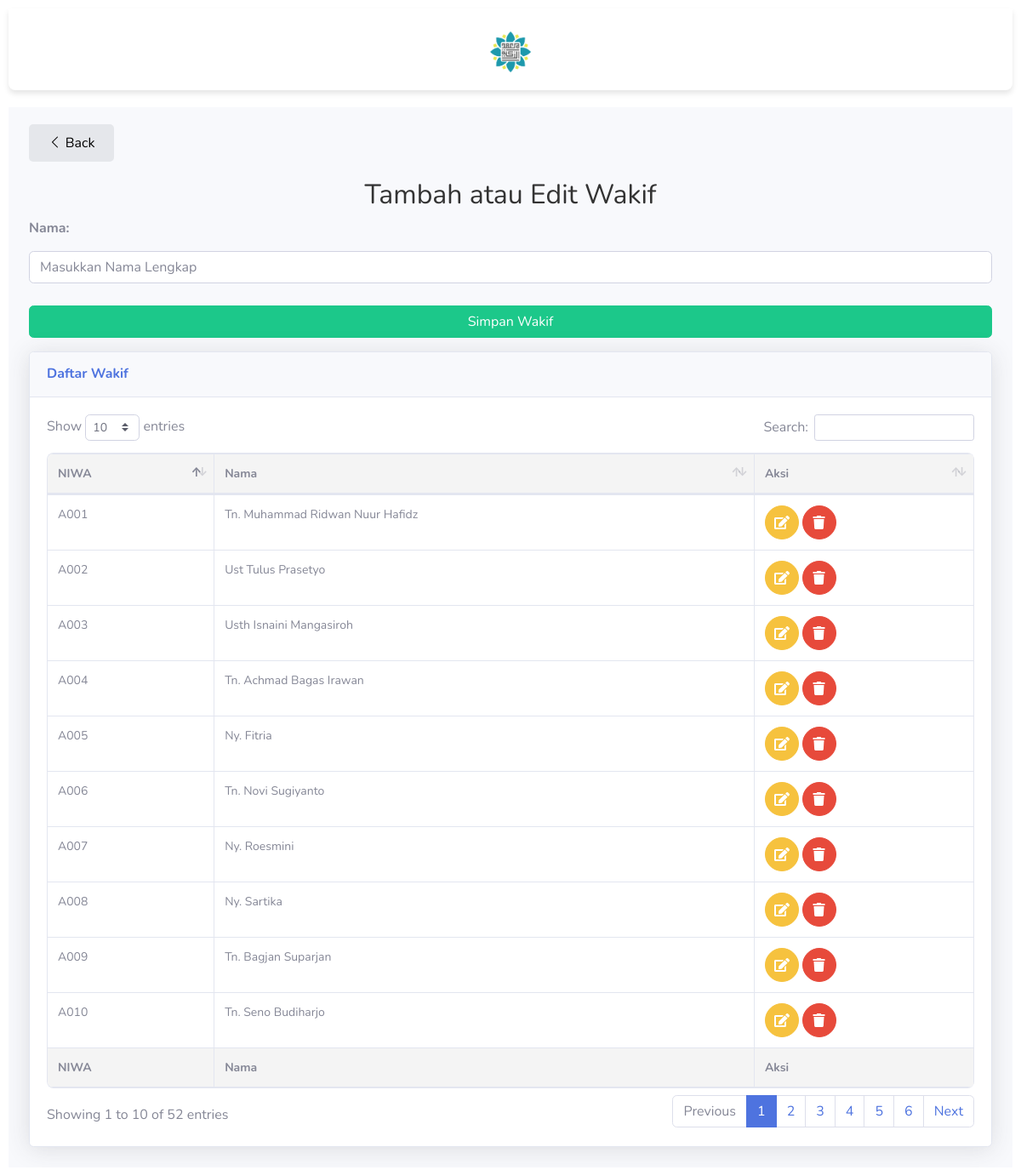
The app's page /create_user.php with its own data.
### tables this page shows
CREATE TABLE `users` (
  `id` int(11) NOT NULL,
  `user_id` varchar(10) NOT NULL,
  `nama` varchar(100) NOT NULL
);

### create_user.php (the view, shortened to what this page needs)
<?php
include 'db.php';
$user_to_edit = null;
$users = $conn->query("SELECT * FROM users");
?>
<!DOCTYPE html>
<html lang="en">
<head>
    <link rel="stylesheet" href="https://cdn.jsdelivr.net/npm/bootstrap-icons@1.11.3/font/bootstrap-icons.min.css">
    <link rel="stylesheet" href="style.css">
    <link href="vendor/fontawesome-free/css/all.min.css" rel="stylesheet" type="text/css">
    <link href="css/sb-admin-2.min.css" rel="stylesheet">
    <link href="vendor/datatables/dataTables.bootstrap4.min.css" rel="stylesheet">
</head>
<body id="page-top">
<nav class="navbar">
        <div>
            <a href="admin"><img src="az1.png" width="60px" alt="Logo Azzakiyyah"></a>
        </div>
    </nav>
    <div id="wrapper">
        <div id="content-wrapper" class="d-flex flex-column">
            <div id="content">
                <div class="container-fluid">
                <a href="admin" class="back"><i class="bi bi-chevron-left"></i> Back</a>
                    <h2>Tambah atau Edit Wakif</h2>
                    <form action="" method="POST" class="form-group">
                        <label for="nama">Nama:</label>
                        <input type="text" name="nama" class="form-control" placeholder="Masukkan Nama Lengkap" value="<?php echo $user_to_edit['nama'] ?? ''; ?>" required>
                        <button type="submit" class="btn btn-success mt-3">Simpan Wakif</button>
                    </form>
                    <div class="card shadow mb-4 mt-3">
                        <div class="card-header py-3">
                            <h6 class="m-0 font-weight-bold text-primary">Daftar Wakif</h6>
                        </div>
                        <div class="card-body">
                            <div class="table-responsive">
                                <table class="table table-bordered" id="dataTable" width="100%" cellspacing="0">
                                    <thead>
                                        <tr>
                                            <th>NIWA</th>
                                            <th>Nama</th>
                                            <th>Aksi</th>
                                        </tr>
                                    </thead>
                                    <tfoot>
                                    <tr>
                                            <th>NIWA</th>
                                            <th>Nama</th>
                                            <th>Aksi</th>
                                        </tr>
                                    </tfoot>
                                    <tbody>
                                        <?php while ($user = $users->fetch_assoc()) : ?>
                                            <tr>
                                                <td><?php echo htmlspecialchars($user['user_id']); ?></td>
                                                <td><?php echo htmlspecialchars($user['nama']); ?></td>
                                                <td>
                                                    <a href="create_user.php?edit_id=<?php echo $user['user_id']; ?>" class="btn btn-warning btn-circle">
                                                        <i class="fas fa-edit"></i>
                                                    </a>
                                                    <a href="create_user.php?delete_id=<?php echo $user['user_id']; ?>" class="btn btn-danger btn-circle" onclick="return confirm('Yakin ingin menghapus pengguna ini?');">
                                                        <i class="fas fa-trash"></i>
                                                    </a>
                                                </td>
                                            </tr>
                                        <?php endwhile; ?>
                                    </tbody>
                                </table>
                            </div>
                        </div>
                    </div>
                </div>
            </div>
        </div>
    </div>
</body>
</html>

### style.css (style rules this page uses)
body { font-family: Arial, sans-serif; padding: 10px; margin: 0; background-color: #f4f4f4; color: #333; }
nav { position: fixed; top: 0; left: 0; width: 100%; background-color: white; padding: 10px; box-shadow: 0 4px 6px rgba(0, 0, 0, 0.1); border-radius: 0 0 8px 8px; margin-bottom: 20px; z-index: 1000; display: flex; flex-direction: column; }
nav a { color: #2596be; text-decoration: none; font-size: 16px; margin: 10px 0; text-align: center; display: block; transition: color 0.3s; }
h1, h2 { color: #333; margin-bottom: 15px; text-align: center; }
table { width: 100%; border-collapse: collapse; margin-top: 60px; background-color: #fff; border-radius: 8px; overflow: hidden; font-size: 14px; }
th, td { border: 1px solid #ddd; padding: 10px; text-align: left; }
th { background-color: #f4f4f4; }
input, textarea, button, select { display: block; margin-top: 10px; padding: 12px; width: 100%; border-radius: 8px; border: 1px solid #ddd; font-size: 14px; box-sizing: border-box; }
form { display: flex; flex-direction: column; gap: 10px; }
form label { font-weight: bold; margin-bottom: 5px; }

### create_user.php (style rules this page uses)
.back { width: 100px; margin: 20px 0px; display: inline-block; text-align: center; text-decoration: none; color: black; background-color: #e5e7eb; padding: 10px; border-radius: 5px; border: none; cursor: pointer; }

### records on screen
users: user "A001", nama "Tn. Muhammad Ridwan Nuur Hafidz"
users: user "A002", nama "Ust Tulus Prasetyo"
users: user "A003", nama "Usth Isnaini Mangasiroh"
users: user "A004", nama "Tn. Achmad Bagas Irawan"
users: user "A005", nama "Ny. Fitria"
users: user "A006", nama "Tn. Novi Sugiyanto"
users: user "A007", nama "Ny. Roesmini"
users: user "A008", nama "Ny. Sartika"
users: user "A009", nama "Tn. Bagjan Suparjan"
users: user "A010", nama "Tn. Seno Budiharjo"
